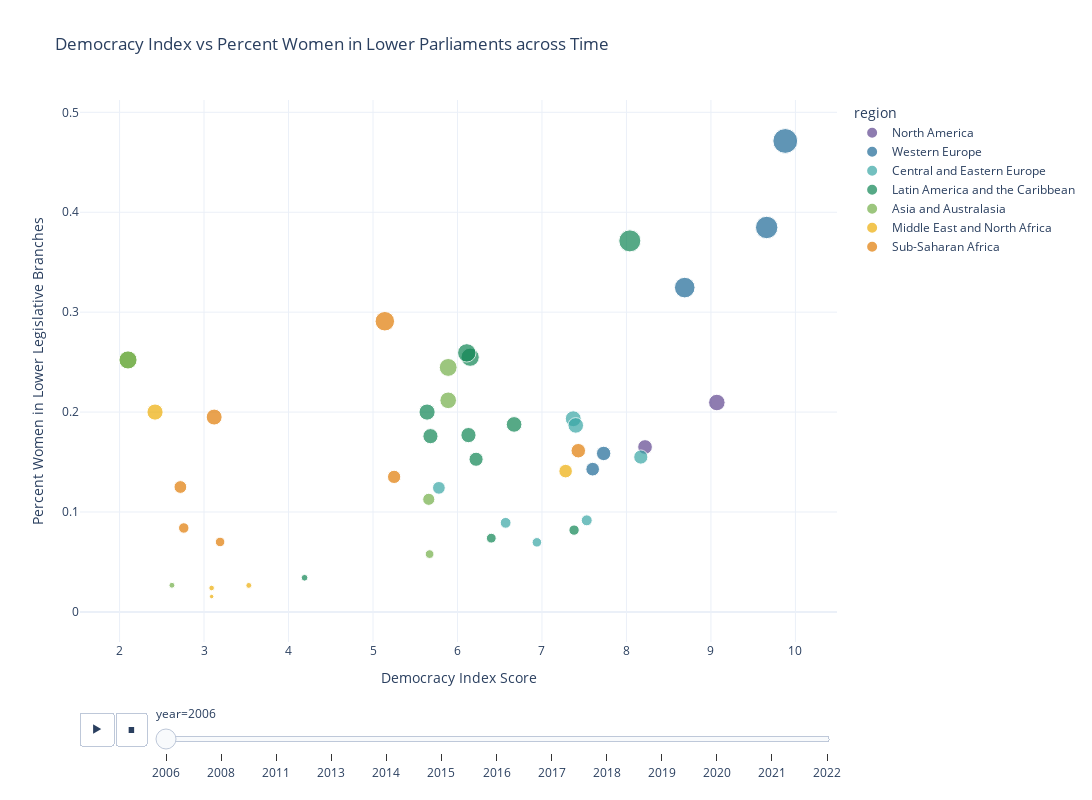

Notebook code for this chart:
### Markdown cell above
In order to get a better sense of the relationship between the democracy index and the percent women in legislative bodies and how this relationship changes over time, we will create an interactive scatter plot. However, because many governments do not have a upper house or have longer periods of time between elections in upper houses, this led to a high rate of missing data for this column (84% missing). Futhermore, we found that the percent women in upper houses showed a weak correlation of 0.18 to the democracy index (see correlation section above). For these reasons, we will focus this visualzation on the percent of women in lower houses only.

### Code cell
# plot lower house
# drop upper house annas so that the plot works
scatter_df = df.drop('upper_house_senate_percent_w',axis=1).dropna()
# make figure
fig = px.scatter(scatter_df, 
            x='democracy_index_score',
            y='lower_single_house_percent_w',
            template='plotly_white',    
            #hover_data=['country','year'],
            color='region',
            color_discrete_sequence=px.colors.qualitative.Prism,
            animation_frame='year',
            title= 'Democracy Index vs Percent Women in Lower Parliaments across Time',
            size='lower_single_house_percent_w',
            width=1200,
            height=800
        )

fig.update_xaxes(title_text='Democracy Index Score')
fig.update_yaxes(title_text='Percent Women in Lower Legislative Branches')

# write to html file so that it can be added to the github
fig.write_html("visualizations/interactive_scatter.html")

fig.show()

### Figure 1 — Plotly figure (JSON) as saved in the notebook; plotly's stock layout.template omitted (floating-point values rounded to 4 significant figures)
{"data": [{"hovertemplate": "region=North America<br>year=2006<br>democracy_index_score=%{x}<br>lower_single_house_percent_w=%{marker.size}<extra></extra>", "legendgroup": "North America", "marker": {"color": "rgb(95, 70, 144)", "size": [0.2096, 0.1651], "sizemode": "area", "sizeref": 0.001531, "symbol": "circle"}, "mode": "markers", "name": "North America", "orientation": "v", "showlegend": true, "type": "scatter", "x": [9.07, 8.22], "xaxis": "x", "y": [0.2096, 0.1651], "yaxis": "y"}, {"hovertemplate": "region=Western Europe<br>year=2006<br>democracy_index_score=%{x}<br>lower_single_house_percent_w=%{marker.size}<extra></extra>", "legendgroup": "Western Europe", "marker": {"color": "rgb(29, 105, 150)", "size": [0.3246, 0.1429, 0.1586, 0.3848, 0.4713], "sizemode": "area", "sizeref": 0.001531, "symbol": "circle"}, "mode": "markers", "name": "Western Europe", "orientation": "v", "showlegend": true, "type": "scatter", "x": [8.69, 7.6, 7.73, 9.66, 9.88], "xaxis": "x", "y": [0.3246, 0.1429, 0.1586, 0.3848, 0.4713], "yaxis": "y"}, {"hovertemplate": "region=Central and Eastern Europe<br>year=2006<br>democracy_index_score=%{x}<br>lower_single_house_percent_w=%{marker.size}<extra></extra>", "legendgroup": "Central and Eastern Europe", "marker": {"color": "rgb(56, 166, 165)", "size": [0.1241, 0.155, 0.09165, 0.1933, 0.08916, 0.1867, 0.06963], "sizemode": "area", "sizeref": 0.001531, "symbol": "circle"}, "mode": "markers", "name": "Central and Eastern Europe", "orientation": "v", "showlegend": true, "type": "scatter", "x": [5.78, 8.17, 7.53, 7.37, 6.57, 7.4, 6.94], "xaxis": "x", "y": [0.1241, 0.155, 0.09165, 0.1933, 0.08916, 0.1867, 0.06963], "yaxis": "y"}, {"hovertemplate": "region=Latin America and the Caribbean<br>year=2006<br>democracy_index_score=%{x}<br>lower_single_house_percent_w=%{marker.size}<extra></extra>", "legendgroup": "Latin America and the Caribbean", "marker": {"color": "rgb(15, 133, 84)", "size": [0.08187, 0.0738, 0.3713, 0.177, 0.2, 0.1528, 0.2549, 0.03418, 0.1876, 0.1759, 0.2593], "sizemode": "area", "sizeref": 0.001531, "symbol": "circle"}, "mode": "markers", "name": "Latin America and the Caribbean", "orientation": "v", "showlegend": true, "type": "scatter", "x": [7.38, 6.4, 8.04, 6.13, 5.64, 6.22, 6.15, 4.19, 6.67, 5.68, 6.11], "xaxis": "x", "y": [0.08187, 0.0738, 0.3713, 0.177, 0.2, 0.1528, 0.2549, 0.03418, 0.1876, 0.1759, 0.2593], "yaxis": "y"}, {"hovertemplate": "region=Asia and Australasia<br>year=2006<br>democracy_index_score=%{x}<br>lower_single_house_percent_w=%{marker.size}<extra></extra>", "legendgroup": "Asia and Australasia", "marker": {"color": "rgb(115, 175, 72)", "size": [0.02667, 0.1127, 0.2522, 0.2522, 0.2447, 0.2118, 0.05785], "sizemode": "area", "sizeref": 0.001531, "symbol": "circle"}, "mode": "markers", "name": "Asia and Australasia", "orientation": "v", "showlegend": true, "type": "scatter", "x": [2.62, 5.66, 2.1, 2.1, 5.89, 5.89, 5.67], "xaxis": "x", "y": [0.02667, 0.1127, 0.2522, 0.2522, 0.2447, 0.2118, 0.05785], "yaxis": "y"}, {"hovertemplate": "region=Middle East and North Africa<br>year=2006<br>democracy_index_score=%{x}<br>lower_single_house_percent_w=%{marker.size}<extra></extra>", "legendgroup": "Middle East and North Africa", "marker": {"color": "rgb(237, 173, 8)", "size": [0.02652, 0.1409, 0.01538, 0.02393, 0, 0.2], "sizemode": "area", "sizeref": 0.001531, "symbol": "circle"}, "mode": "markers", "name": "Middle East and North Africa", "orientation": "v", "showlegend": true, "type": "scatter", "x": [3.53, 7.28, 3.09, 3.09, 2.78, 2.42], "xaxis": "x", "y": [0.02652, 0.1409, 0.01538, 0.02393, 0, 0.2], "yaxis": "y"}, {"hovertemplate": "region=Sub-Saharan Africa<br>year=2006<br>democracy_index_score=%{x}<br>lower_single_house_percent_w=%{marker.size}<extra></extra>", "legendgroup": "Sub-Saharan Africa", "marker": {"color": "rgb(225, 124, 5)", "size": [0.1613, 0.07, 0.084, 0.125, 0.195, 0.2909, 0.1351], "sizemode": "area", "sizeref": 0.001531, "symbol": "circle"}, "mode": "markers", "name": "Sub-Saharan Africa", "orientation": "v", "showlegend": true, "type": "scatter", "x": [7.43, 3.19, 2.76, 2.72, 3.12, 5.14, 5.25], "xaxis": "x", "y": [0.1613, 0.07, 0.084, 0.125, 0.195, 0.2909, 0.1351], "yaxis": "y"}], "layout": {"height": 800, "legend": {"itemsizing": "constant", "title": {"text": "region"}, "tracegroupgap": 0}, "sliders": [{"active": 0, "currentvalue": {"prefix": "year="}, "len": 0.9, "pad": {"b": 10, "t": 60}, "steps": [{"args": [["2006"], {"frame": {"duration": 0, "redraw": false}, "fromcurrent": true, "mode": "immediate", "transition": {"duration": 0, "easing": "linear"}}], "label": "2006", "method": "animate"}, {"args": [["2008"], {"frame": {"duration": 0, "redraw": false}, "fromcurrent": true, "mode": "immediate", "transition": {"duration": 0, "easing": "linear"}}], "label": "2008", "method": "animate"}, {"args": [["2011"], {"frame": {"duration": 0, "redraw": false}, "fromcurrent": true, "mode": "immediate", "transition": {"duration": 0, "easing": "linear"}}], "label": "2011", "method": "animate"}, {"args": [["2013"], {"frame": {"duration": 0, "redraw": false}, "fromcurrent": true, "mode": "immediate", "transition": {"duration": 0, "easing": "linear"}}], "label": "2013", "method": "animate"}, {"args": [["2014"], {"frame": {"duration": 0, "redraw": false}, "fromcurrent": true, "mode": "immediate", "transition": {"duration": 0, "easing": "linear"}}], "label": "2014", "method": "animate"}, {"args": [["2015"], {"frame": {"duration": 0, "redraw": false}, "fromcurrent": true, "mode": "immediate", "transition": {"duration": 0, "easing": "linear"}}], "label": "2015", "method": "animate"}, {"args": [["2016"], {"frame": {"duration": 0, "redraw": false}, "fromcurrent": true, "mode": "immediate", "transition": {"duration": 0, "easing": "linear"}}], "label": "2016", "method": "animate"}, {"args": [["2017"], {"frame": {"duration": 0, "redraw": false}, "fromcurrent": true, "mode": "immediate", "transition": {"duration": 0, "easing": "linear"}}], "label": "2017", "method": "animate"}, {"args": [["2018"], {"frame": {"duration": 0, "redraw": false}, "fromcurrent": true, "mode": "immediate", "transition": {"duration": 0, "easing": "linear"}}], "label": "2018", "method": "animate"}, {"args": [["2019"], {"frame": {"duration": 0, "redraw": false}, "fromcurrent": true, "mode": "immediate", "transition": {"duration": 0, "easing": "linear"}}], "label": "2019", "method": "animate"}, {"args": [["2020"], {"frame": {"duration": 0, "redraw": false}, "fromcurrent": true, "mode": "immediate", "transition": {"duration": 0, "easing": "linear"}}], "label": "2020", "method": "animate"}, {"args": [["2021"], {"frame": {"duration": 0, "redraw": false}, "fromcurrent": true, "mode": "immediate", "transition": {"duration": 0, "easing": "linear"}}], "label": "2021", "method": "animate"}, {"args": [["2022"], {"frame": {"duration": 0, "redraw": false}, "fromcurrent": true, "mode": "immediate", "transition": {"duration": 0, "easing": "linear"}}], "label": "2022", "method": "animate"}], "x": 0.1, "xanchor": "left", "y": 0, "yanchor": "top"}], "title": {"text": "Democracy Index vs Percent Women in Lower Parliaments across Time"}, "updatemenus": [{"buttons": [{"args": [null, {"frame": {"duration": 500, "redraw": false}, "fromcurrent": true, "mode": "immediate", "transition": {"duration": 500, "easing": "linear"}}], "label": "&#9654;", "method": "animate"}, {"args": [[null], {"frame": {"duration": 0, "redraw": false}, "fromcurrent": true, "mode": "immediate", "transition": {"duration": 0, "easing": "linear"}}], "label": "&#9724;", "method": "animate"}], "direction": "left", "pad": {"r": 10, "t": 70}, "showactive": false, "type": "buttons", "x": 0.1, "xanchor": "right", "y": 0, "yanchor": "top"}], "width": 1200, "xaxis": {"anchor": "y", "domain": [0, 1], "title": {"text": "Democracy Index Score"}}, "yaxis": {"anchor": "x", "domain": [0, 1], "title": {"text": "Percent Women in Lower Legislative Branches"}}}}
